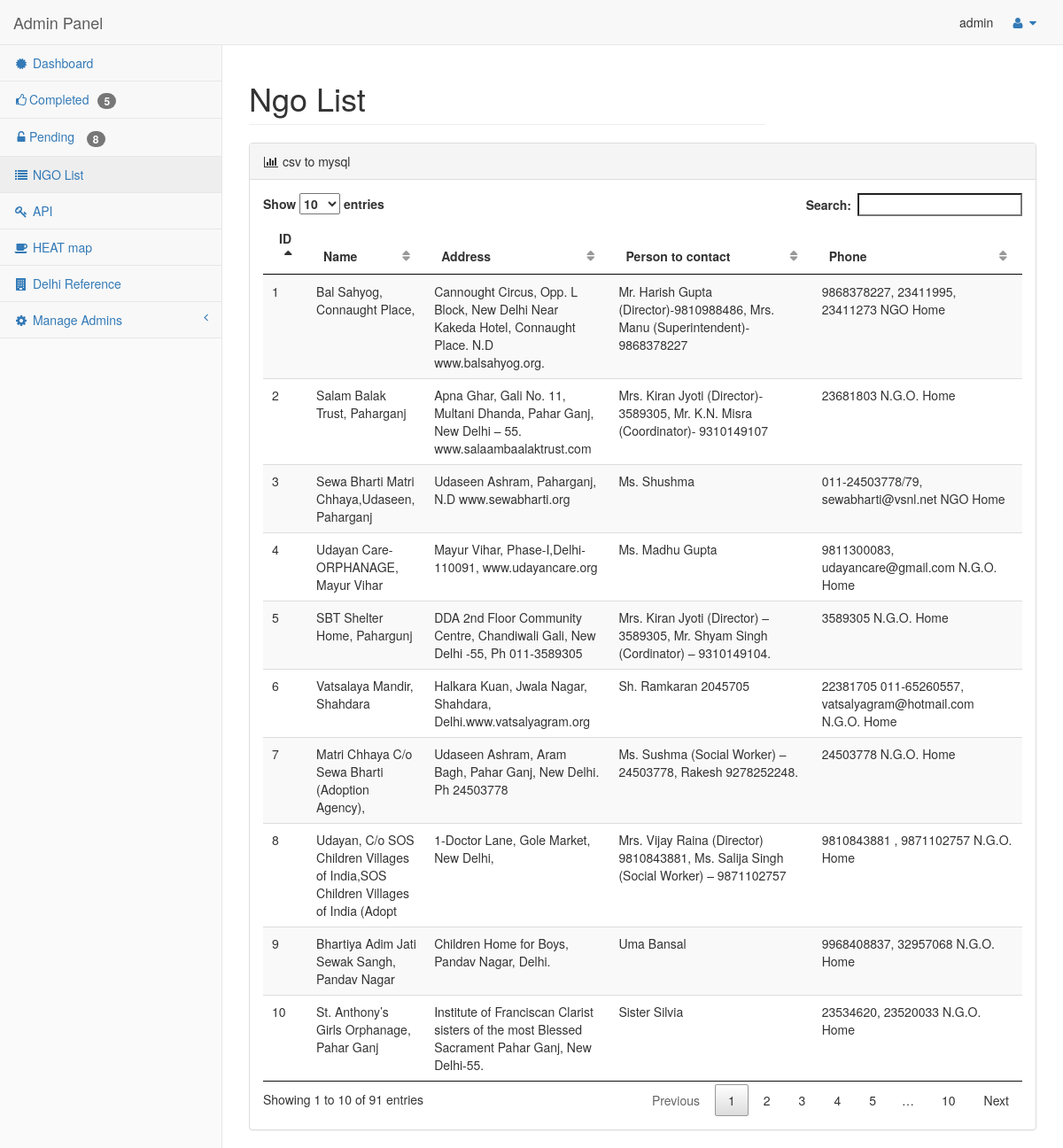
The app's page /pages/ngomain.php (signed in) with its own data.
### tables this page shows
CREATE TABLE IF NOT EXISTS `ngolist` (
  `ID` int(11) NOT NULL,
  `Name` varchar(80) NOT NULL,
  `Address` varchar(100) NOT NULL,
  `Person` varchar(97) DEFAULT NULL,
  `Phone` varchar(107) DEFAULT NULL,
  PRIMARY KEY (`ID`)
);

### pages/ngomain.php (the view, shortened to what this page needs)
<?php
echo "<!DOCTYPE html>
<html lang=\"en\">
<head>
    <title>NGO List</title>";
require 'template/css.php';
echo "</head>
<body>";
    if ($_SESSION["username"] == 'admin' ) {
              require 'template/dash-part.php';
    }
    else  {   require 'template/dash-part-public.php';}
  ?>
        <div id="page-wrapper">
            <div class="row">
                <div class="col-lg-8">
                    <h1 class="page-header">Ngo List</h1>
                </div>
            </div>
            <div class="row">
                <div class="col-lg-12">
                    <div class="panel panel-default">
                        <div class="panel-heading">
                            <i class="fa fa-bar-chart-o fa-fw"></i> csv to mysql
                        </div>
                        <div class="panel-body">
<?php
require 'db.php';
$sql = "SELECT * FROM ngolist ";
$retval = mysqli_query( $conn,$sql );
  echo "<table id=\"myTable\" class=\"table table-striped\">
    <thead>
      <tr>
        <th>ID</th>
        <th>Name</th>
        <th>Address</th>
        <th>Person to contact</th>
        <th>Phone</th>
      </tr>
    </thead>
    <tbody>";
   while($row = mysqli_fetch_assoc($retval)) {
             echo "<tr><td>{$row['ID']}</td> ".
              "<td>{$row['Name']}</td> ".
              "<td>{$row['Address']}</td>".
              "<td>{$row['Person']}</td>".
              "<td>{$row['Phone']}</td></tr>";
   }
   echo "  </tbody> </table> </div>
                        </div>
                    </div>
                </div>
            </div>
                        </div>
                    </div>
";
?>
</body>
</html>

### pages/assets/css/sb-admin-2.css (style rules this page uses)
body { background-color: #f8f8f8; }
#page-wrapper { padding: 0 15px; min-height: 568px; background-color: #fff; }
@media (min-width:768px) { #page-wrapper { position: inherit; margin: 0 0 0 250px; padding: 0 30px; border-left: 1px solid #e7e7e7; } }
table.dataTable thead .sorting, table.dataTable thead .sorting_asc, table.dataTable thead .sorting_desc, table.dataTable thead .sorting_asc_disabled, table.dataTable thead .sorting_desc_disabled { background: 0 0; }
table.dataTable thead .sorting_asc:after { content: "\f0de"; float: right; font-family: fontawesome; }
table.dataTable thead .sorting:after { content: "\f0dc"; float: right; font-family: fontawesome; color: rgba(50,50,50,.5); }

### pages/assets/css/minecss.css (style rules this page uses)
body { background-color: #fafafa; }

### records on screen
ngolist: ID "1", Name "Bal Sahyog, Connaught Place,", Address "Cannought Circus, Opp. L Block, New Delhi Near Kakeda Hotel, Connaught Place. N.D www.balsahyog.org.", Person "Mr. Harish Gupta (Director)-9810988486, Mrs. Manu (Superintendent)- 9868378227", Phone "9868378227, 23411995, 23411273 NGO Home"
ngolist: ID "2", Name "Salam Balak Trust, Paharganj", Address "Apna Ghar, Gali No. 11, Multani Dhanda, Pahar Ganj, New Delhi – 55. www.salaambaalaktrust.com", Person "Mrs. Kiran Jyoti (Director)- 3589305, Mr. K.N. Misra (Coordinator)- 9310149107", Phone "23681803 N.G.O. Home"
ngolist: ID "3", Name "Sewa Bharti Matri Chhaya,Udaseen, Paharganj", Address "Udaseen Ashram, Paharganj, N.D www.sewabharti.org", Person "Ms. Shushma", Phone "011-24503778/79, sewabharti@vsnl.net NGO Home"
ngolist: ID "4", Name "Udayan Care-ORPHANAGE, Mayur Vihar", Address "Mayur Vihar, Phase-I,Delhi- 110091, www.udayancare.org", Person "Ms. Madhu Gupta", Phone "9811300083, udayancare@gmail.com N.G.O. Home"
ngolist: ID "5", Name "SBT Shelter Home, Pahargunj", Address "DDA 2nd Floor Community Centre, Chandiwali Gali, New Delhi -55, Ph 011-3589305", Person "Mrs. Kiran Jyoti (Director) – 3589305, Mr. Shyam Singh (Cordinator) – 9310149104.", Phone "3589305 N.G.O. Home"
ngolist: ID "6", Name "Vatsalaya Mandir, Shahdara", Address "Halkara Kuan, Jwala Nagar, Shahdara, Delhi.www.vatsalyagram.org", Person "Sh. Ramkaran 2045705", Phone "22381705 011-65260557, vatsalyagram@hotmail.com N.G.O. Home"
ngolist: ID "7", Name "Matri Chhaya C/o Sewa Bharti (Adoption Agency),", Address "Udaseen Ashram, Aram Bagh, Pahar Ganj, New Delhi. Ph 24503778", Person "Ms. Sushma (Social Worker) – 24503778, Rakesh 9278252248.", Phone "24503778 N.G.O. Home"
ngolist: ID "8", Name "Udayan, C/o SOS Children Villages of India,SOS Children Villages of India (Adopt", Address "1-Doctor Lane, Gole Market, New Delhi,", Person "Mrs. Vijay Raina (Director) 9810843881, Ms. Salija Singh (Social Worker) – 9871102757", Phone "9810843881 , 9871102757 N.G.O. Home"
ngolist: ID "9", Name "Bhartiya Adim Jati Sewak Sangh, Pandav Nagar", Address "Children Home for Boys, Pandav Nagar, Delhi.", Person "Uma Bansal", Phone "9968408837, 32957068 N.G.O. Home"
ngolist: ID "10", Name "St. Anthony’s Girls Orphanage, Pahar Ganj", Address "Institute of Franciscan Clarist sisters of the most Blessed Sacrament Pahar Ganj, New Delhi-55.", Person "Sister Silvia", Phone "23534620, 23520033 N.G.O. Home"

### other values on screen
$_SESSION["username"] "admin"
$d "5"
$p "8"
